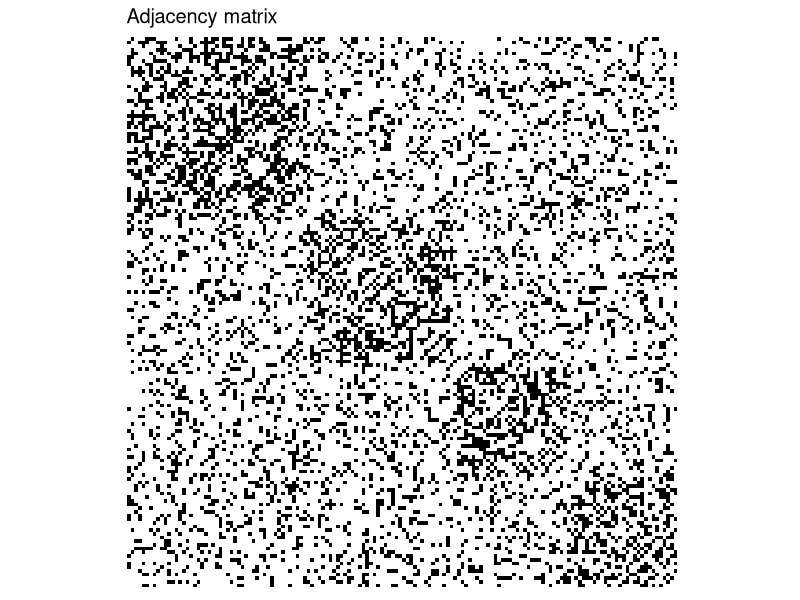

Reproduce this figure in R. (Note: this script raises an error after producing the figure.)
#------------------------------------------------------------------#
# This script generate synthetic data from a binary SBM 
#------------------------------------------------------------------#

library(MASS)
library(here)
library(igraph)
library(ggplot2)
library(RColorBrewer)

#------------------------------------------------------------------#
# Part 1: simBinarySBM simulates a network Y of size n x n from 
# stochastic block model with 4 clusters
#         - Clusters have sizes ns = (n1, n2, n3, n4).
#         - Edge probability within clusters = p_within.
#         - Edge probability between clusters = p_between.
#
# Part 2: Covariate generator (the network is fixed)
#   (2) A covariate matrix x (n x 2), with dependence on clusters
#       controlled by cov_dep:
#         - "both": both covariates informative (cluster-specific means).
#         - "one" : only first covariate informative.
#         - "neutral": covariates independent of cluster structure.
#
# Returns:
#       Y               adjacency matrix
#       x               covariates
#       partition       true memberships
#       block_probs     block-probability matrix
#       clust_sizes     cluster sizes
#
#------------------------------------------------------------------#
# simulate a binary network from the SBM
simBinarySBM <- function(
  clust_sizes = c(50, 40, 30, 30),   # cluster sizes
  p_within    = 0.6,                 # within-cluster edge prob
  p_between   = 0.3                  # between-cluster edge prob
) {

  n <- sum(clust_sizes)                 # sample size
  K <- length(clust_sizes)              # number of clusters
  z <- rep(1:K, times = clust_sizes)    # cluster memberships

  # Block matrix Theta
  Theta <- matrix(p_between, K, K)
  diag(Theta) <- p_within

  #--- SAMPLE ADJACENCY MATRIX Y ---
  # (this step does NOT vary with cov_dep)
  # NOTE: you can even use the same Y for all the 3 scenarios
  Y <- matrix(0L, n, n)

  for (i in 1:(n - 1)) {
    for (j in (i + 1):n) {
      Y[i, j] <- Y[j, i] <- rbinom(1, 1, Theta[z[i],z[j]])
    }
  }
  
  # Return network and information
  list(
    Y             = Y,
    block_probs   = Theta,
    clust_sizes   = clust_sizes,
    partition     = z
  )
}

add_covariates_SBMsim <- function(
  baseObj,
  covDep = c("informative"),
  seed = NULL
) {

  if (!is.null(seed)) set.seed(seed)

  z <- as.integer(factor(baseObj$partition))
  n <- length(z)
  K <- length(unique(z))
  nCov <- length(covDep)

  covDep <- match.arg(
    covDep,
    choices = c("informative", "neutral", "mislead_random"),
    several.ok = TRUE
  )

  mx <- c(-1.5, -0.5, 0.5, 1.5)
  sx <- 0.5

  x <- matrix(NA_real_, nrow = n, ncol = nCov)

  for (j in seq_len(nCov)) {

    if (covDep[j] == "neutral") {

      x[, j] <- rnorm(n)

    } else {

      lab <- if (covDep[j] == "informative") {
        z
      } else {
        sample(rep(seq_len(K), length.out = n))
      }

      x[, j] <- rnorm(n, mean = mx[lab], sd = sx)
    }
  }

  colnames(x) <- paste0("x", seq_len(nCov))

  baseObj$x      <- x
  baseObj$nCov   <- nCov
  baseObj$covDep <- covDep

  baseObj
}

#------------------------------------------------------------------#
# Plotting functions
#------------------------------------------------------------------#
plot_network_geo <- function(sim_obj, main = NULL) {
  Y <- sim_obj$Y
  x <- sim_obj$x
  z <- sim_obj$partition

  g <- igraph::graph_from_adjacency_matrix(
    Y,
    mode = "undirected",
    diag = FALSE
  )

  layout_xy <- as.matrix(x)   # use (x1, x2) as coordinates

  K    <- length(unique(z))
  pal  <- c(1, 2, 3,4)
  vcol <- pal[z]

  if (is.null(main)) {
    main <- if (sim_obj$nCov == 2) {
      paste0("Network (x1: ", sim_obj$cov1Dep,
             ", x2: ", sim_obj$cov2Dep, ")")
    } else {
      paste0("Network (x1: ", sim_obj$cov1Dep, ")")
    }
  }

  plot(
    g,
    layout         = layout_xy,
    vertex.color   = vcol,
    vertex.size    = 6,
    vertex.label   = NA,
    edge.arrow.mode = 0,
    main           = main
  )
}


plot_adj_matrix_gg <- function(sim_obj) {
  Y  <- sim_obj$Y
  z0 <- sim_obj$partition
  V  <- length(z0)
  
  # remove self-loops
  diag(Y) <- 0
  
  #------------------------------------------#
  # Order nodes by true cluster to show blocks
  #------------------------------------------#
  ord   <- order(z0)
  Y_ord <- Y[ord, ord]
  z_ord <- z0[ord]
  
  #------------------------------------------#
  # Build long data.frame in base R
  #------------------------------------------#
  # indices
  grid_idx <- expand.grid(
    row = seq_len(V),
    col = seq_len(V)
  )
  
  # adjacency values (row-major)
  grid_idx$value <- as.vector(Y_ord)
  
  # factors for plotting:
  # flip row so cluster 1 is at bottom (heatmap style)
  grid_idx$row_f <- factor(grid_idx$row,
                           levels = rev(seq_len(V)))
  grid_idx$col_f <- factor(grid_idx$col,
                           levels = seq_len(V))
  
  # cluster label per row (after ordering)
  grid_idx$cluster <- factor(z_ord[grid_idx$row])
  
  #------------------------------------------#
  # Colors
  #------------------------------------------#
  adj_pal <- colorRampPalette(
    brewer.pal(9, "Greys")[c(1, 9)]
  )(50)
  
  #------------------------------------------#
  # Plot
  #------------------------------------------#
  ggplot(grid_idx, aes(x = col_f, y = row_f, fill = value)) +
    geom_tile() +
    scale_fill_gradientn(colors = adj_pal, guide = "none") +
    coord_fixed() +
    theme_minimal(base_size = 12) +
    theme(
      axis.text.x  = element_blank(),
      axis.text.y  = element_blank(),
      axis.title   = element_blank(),
      panel.grid   = element_blank()
    ) +
    ggtitle("Adjacency matrix")
}



#------------------------------------------------------------------#
# Simulations
#------------------------------------------------------------------#
set.seed(1116)

# ------------------------------------------------------------
# 1) Generate one network (fixed Y and true partition z)
# ------------------------------------------------------------
base <- simBinarySBM(p_within = 0.4, p_between = 0.2)

# ------------------------------------------------------------
# 2) One-covariate scenarios
# ------------------------------------------------------------
sim_1_N <- add_covariates_SBMsim(base, covDep = "neutral")
sim_1_I <- add_covariates_SBMsim(base, covDep = "informative")
sim_1_M <- add_covariates_SBMsim(base, covDep = "mislead_random")

# ------------------------------------------------------------
# 3) Two-covariate scenarios
#    Skip symmetric cases.
# ------------------------------------------------------------
sim_2_NN <- add_covariates_SBMsim(base, covDep = c("neutral",        "neutral"))
sim_2_IN <- add_covariates_SBMsim(base, covDep = c("informative",    "neutral"))
sim_2_II <- add_covariates_SBMsim(base, covDep = c("informative",    "informative"))
sim_2_MN <- add_covariates_SBMsim(base, covDep = c("mislead_random", "neutral"))
sim_2_MI <- add_covariates_SBMsim(base, covDep = c("mislead_random", "informative"))
sim_2_MM <- add_covariates_SBMsim(base, covDep = c("mislead_random", "mislead_random"))

# ------------------------------------------------------------
# 4) More-covariate stress-test scenarios
# ------------------------------------------------------------
sim_5_INNNN <- add_covariates_SBMsim(
  base,
  covDep = c("informative", rep("neutral", 4))
)

sim_5_IMMMM <- add_covariates_SBMsim(
  base,
  covDep = c("informative", rep("mislead_random", 4))
)

sim_5_MIIII <- add_covariates_SBMsim(
  base,
  covDep = c("mislead_random", rep("informative", 4))
)

# ------------------------------------------------------------
# 5) Save
# ------------------------------------------------------------
dir.create(here("simulation/data"), recursive = TRUE, showWarnings = FALSE)

saveRDS(sim_1_N, here("simulation/data/binarySBM_1cov_N.rds"))
saveRDS(sim_1_I, here("simulation/data/binarySBM_1cov_I.rds"))
saveRDS(sim_1_M, here("simulation/data/binarySBM_1cov_M.rds"))

saveRDS(sim_2_NN, here("simulation/data/binarySBM_2cov_NN.rds"))
saveRDS(sim_2_IN, here("simulation/data/binarySBM_2cov_IN.rds"))
saveRDS(sim_2_II, here("simulation/data/binarySBM_2cov_II.rds"))
saveRDS(sim_2_MN, here("simulation/data/binarySBM_2cov_MN.rds"))
saveRDS(sim_2_MI, here("simulation/data/binarySBM_2cov_MI.rds"))
saveRDS(sim_2_MM, here("simulation/data/binarySBM_2cov_MM.rds"))

saveRDS(sim_5_INNNN, here("simulation/data/binarySBM_5cov_INNNN.rds"))
saveRDS(sim_5_IMMMM, here("simulation/data/binarySBM_5cov_IMMMM.rds"))
saveRDS(sim_5_MIIII, here("simulation/data/binarySBM_5cov_MIIII.rds"))

# ------------------------------------------------------------
# 6) Quick plots
# ------------------------------------------------------------
plot_adj_matrix_gg(sim_1_N)

plot_network_geo(sim_1_N)
plot_network_geo(sim_1_I)
plot_network_geo(sim_1_M)

plot_network_geo(sim_2_NN)
plot_network_geo(sim_2_IN)
plot_network_geo(sim_2_II)
plot_network_geo(sim_2_MN)
plot_network_geo(sim_2_MI)
plot_network_geo(sim_2_MM)

plot_network_geo(sim_5_INNNN)
plot_network_geo(sim_5_IMMMM)
plot_network_geo(sim_5_MIIII)
